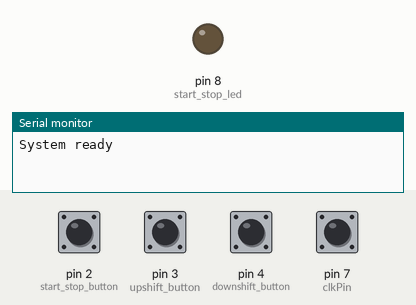
The sketch below on a simulated Arduino Uno, built with avr-gcc and run on an emulated ATmega328P. On the bench: output pins drawn as LEDs (lit = HIGH), the last lines printed to the serial monitor. The test bench sets the inputs (shaded band); at power-on: pin 2 (start_stop_button), pin 3 (upshift_button), pin 4 (downshift_button), pin 7 (clkPin) HIGH.

Above: at 1.2 s.
1.3 s: pin 2 (start_stop_button) pulled LOW for 0.15 s
At 2.2 s:
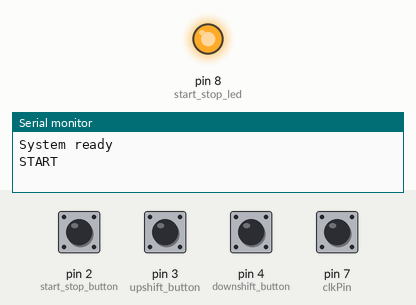
6.2 s: pin 2 (start_stop_button) pulled LOW for 1 s
At 7.1 s:
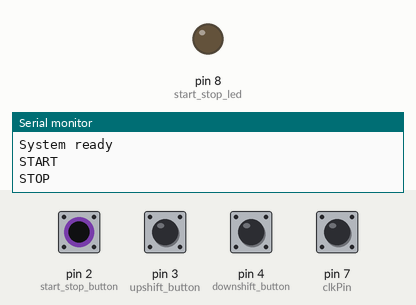
8.7 s: pin 2 (start_stop_button) pulled LOW for 3.2 s
At 9.0 s:
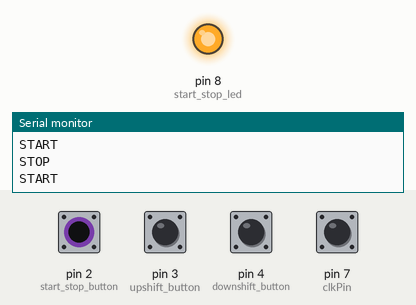
Timing chart, 0 to 11.7 s (numbered marks = the images above; inputs shaded):
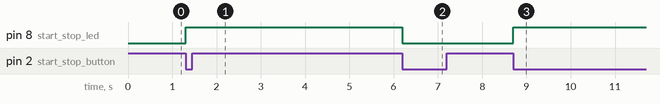

The sketch:

engine_simulator.ino
```cpp
// PINS
int start_stop_button = 2;
int start_stop_led = 8;

int clkPin = 7;
int dtPin = 6;

int upshift_button = 3;
int downshift_button = 4;

//  System state
bool start = false;

int gear = 0;
int speed = 0;

// State memory (edge detection)
bool lastStartState = HIGH;
bool lastClkState = HIGH;
bool lastUpshiftState = HIGH;
bool lastDownshiftState = HIGH;

void setup() {
  pinMode(start_stop_button, INPUT_PULLUP);
  pinMode(start_stop_led, OUTPUT);

  pinMode(clkPin, INPUT_PULLUP);
  pinMode(dtPin, INPUT_PULLUP);

  pinMode(upshift_button, INPUT_PULLUP);
  pinMode(downshift_button, INPUT_PULLUP);

  Serial.begin(9600);
  Serial.println("System ready");
}

void loop() {
  // Start / Stop control
  bool currentStartState = digitalRead(start_stop_button);
  if (lastStartState == HIGH && currentStartState == LOW) {
    start = !start;
    digitalWrite(start_stop_led, start);

    if (!start) {
      gear = 0;
      speed = 0;
    }

    Serial.println(start ? "START" : "STOP");
  }
  lastStartState = currentStartState;

  // Gear shifting logic
  bool upState = digitalRead(upshift_button);
  bool downState = digitalRead(downshift_button);

  if (lastUpshiftState == HIGH && upState == LOW && start && gear < 5) {
    gear++;
    Serial.print("Gear: ");
    Serial.println(gear);
  }

  if (lastDownshiftState == HIGH && downState == LOW && start && gear > 0) {
    gear--;
    if (gear == 0) speed = 0;
    Serial.print("Gear: ");
    Serial.println(gear);
  }
  lastUpshiftState = upState;
  lastDownshiftState = downState;
  // Speed control via rotary encoder
  bool clkState = digitalRead(clkPin);
  if (lastClkState == HIGH && clkState == LOW) {
    if (start && gear > 0) {
      if (digitalRead(dtPin) != clkState) {
        if (speed < gear * 25) speed += 5;
      } else {
        if (speed >= 5) speed -= 5;
        else speed = 0;
      }
      Serial.print("Speed: ");
      Serial.println(speed);
    }
  }
  lastClkState = clkState;
}
```

Measured:
- after the input at 1.3 s, pin 8 (start_stop_led): LOW → HIGH at once
- after the input at 6.2 s, pin 8 (start_stop_led): HIGH → LOW at once
- after the input at 8.7 s, pin 8 (start_stop_led): LOW → HIGH at once
